Frame 1 (no input): blank canvas, image omitted
Frame 60 (the mouse pressed at the canvas centre just before this capture): blank canvas, image omitted
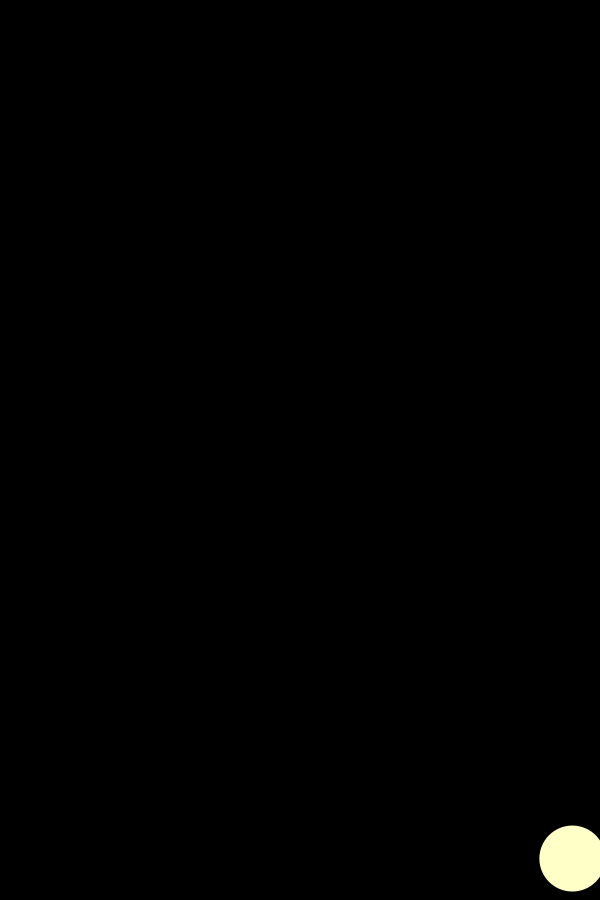
Frame 120 (the mouse held since frame 60 and released just before this capture)

The Processing sketch whose frames 1 and 60 were blank and that drew this single picture after the mouse press (run headless with seeded random() and noise(); from frame 60 on, the mouse is pressed at the canvas centre):

// Processing sketch: processing_155865
// ── processing_155865.pde

float x;
float y;
float easing = 0.05;
float a;
float b;



void setup() {
  size(600, 900); 
  noStroke();  
}

void draw() { 
  background(0);
  
  fill(mouseX,mouseY,200);
  float targetX = mouseX;
  float dx = targetX - x;
  if(abs(dx) > 1) {
    x += dx * easing;
  }
  
  float targetY = mouseY;
  float dy = targetY - y;
  if(abs(dy) > 1) {
    y += dy * easing;
    
    
    
    float targetA = mouseX;
  float da = targetX - a;
  if(abs(da) > 1) {
    x += da * easing;
  }
  
  float targetB = mouseY;
  float db = targetY - b;
  if(abs(db) > 1) {
    y += db * easing;
  }
  
  ellipse(x, y, 66, 66);
  }
}
